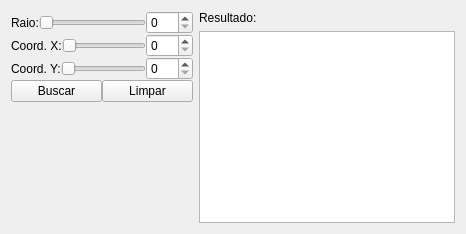
       <widget class="QWidget" name="tabBuscaVizinhanca">
        <attribute name="title">
         <string>Busca por Vizinhança</string>
        </attribute>
        <layout class="QFormLayout" name="formLayout_3">
         <property name="fieldGrowthPolicy">
          <enum>QFormLayout::AllNonFixedFieldsGrow</enum>
         </property>
         <item row="0" column="0">
          <layout class="QVBoxLayout" name="verticalLayout_12">
           <property name="spacing">
            <number>0</number>
           </property>
           <item>
            <layout class="QHBoxLayout" name="horizontalLayoutCoordenadaX_6">
             <item>
              <widget class="QLabel" name="labelRaioBuscaVizinhanca">
               <property name="text">
                <string>Raio:</string>
               </property>
              </widget>
             </item>
             <item>
              <widget class="QSlider" name="horizontalSliderRaioBuscaVizinhanca">
               <property name="maximum">
                <number>500</number>
               </property>
               <property name="orientation">
                <enum>Qt::Horizontal</enum>
               </property>
              </widget>
             </item>
             <item>
              <widget class="QSpinBox" name="spinBoxRaioBuscaVizinhanca">
               <property name="maximum">
                <number>500</number>
               </property>
              </widget>
             </item>
            </layout>
           </item>
           <item>
            <layout class="QHBoxLayout" name="horizontalLayoutCoordenadaY_6">
             <item>
              <widget class="QLabel" name="labelCoordenadaXBuscaVizinhanca">
               <property name="text">
                <string>Coord. X:</string>
               </property>
              </widget>
             </item>
             <item>
              <widget class="QSlider" name="horizontalSliderCoordenadaXBuscaVizinhanca">
               <property name="maximum">
                <number>250</number>
               </property>
               <property name="orientation">
                <enum>Qt::Horizontal</enum>
               </property>
              </widget>
             </item>
             <item>
              <widget class="QSpinBox" name="spinBoxCoordenadaXBuscaVizinhanca">
               <property name="maximum">
                <number>250</number>
               </property>
              </widget>
             </item>
            </layout>
           </item>
           <item>
            <layout class="QHBoxLayout" name="horizontalLayoutCoordenadaX_7">
             <item>
              <widget class="QLabel" name="labelCoordenadaYBuscaVizinhanca">
               <property name="text">
                <string>Coord. Y:</string>
               </property>
              </widget>
             </item>
             <item>
              <widget class="QSlider" name="horizontalSliderCoordenadaYBuscaVizinhanca">
               <property name="maximum">
                <number>250</number>
               </property>
               <property name="orientation">
                <enum>Qt::Horizontal</enum>
               </property>
              </widget>
             </item>
             <item>
              <widget class="QSpinBox" name="spinBoxCoordenadaYBuscaVizinhanca">
               <property name="maximum">
                <number>250</number>
               </property>
              </widget>
             </item>
            </layout>
           </item>
           <item>
            <layout class="QHBoxLayout" name="horizontalLayout_7">
             <item>
              <widget class="QPushButton" name="pushButtonBuscaVizinhanca">
               <property name="text">
                <string>Buscar</string>
               </property>
              </widget>
             </item>
             <item>
              <widget class="QPushButton" name="pushButtonLimparBuscaVizinhanca">
               <property name="text">
                <string>Limpar</string>
               </property>
              </widget>
             </item>
            </layout>
           </item>
           <item>
            <spacer name="verticalSpacer_3">
             <property name="orientation">
              <enum>Qt::Vertical</enum>
             </property>
             <property name="sizeHint" stdset="0">
              <size>
               <width>20</width>
               <height>40</height>
              </size>
             </property>
            </spacer>
           </item>
          </layout>
         </item>
         <item row="0" column="1">
          <layout class="QVBoxLayout" name="verticalLayout_13">
           <item>
            <widget class="QLabel" name="labelResultadoBuscaVizinhanca">
             <property name="text">
              <string>Resultado:</string>
             </property>
            </widget>
           </item>
           <item>
            <widget class="QTextEdit" name="textEditBuscaVizinhanca">
             <property name="documentTitle">
              <string/>
             </property>
             <property name="textInteractionFlags">
              <set>Qt::TextSelectableByKeyboard|Qt::TextSelectableByMouse</set>
             </property>
            </widget>
           </item>
          </layout>
         </item>
        </layout>
       </widget>
